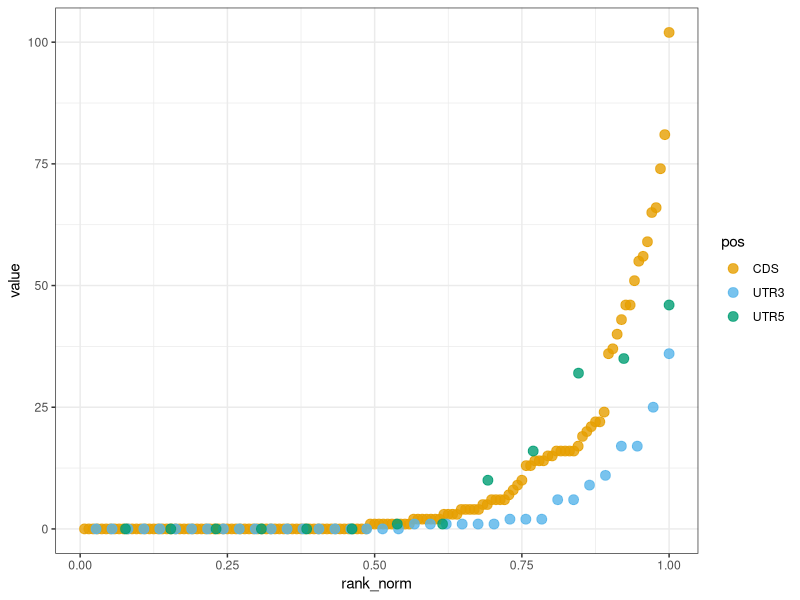
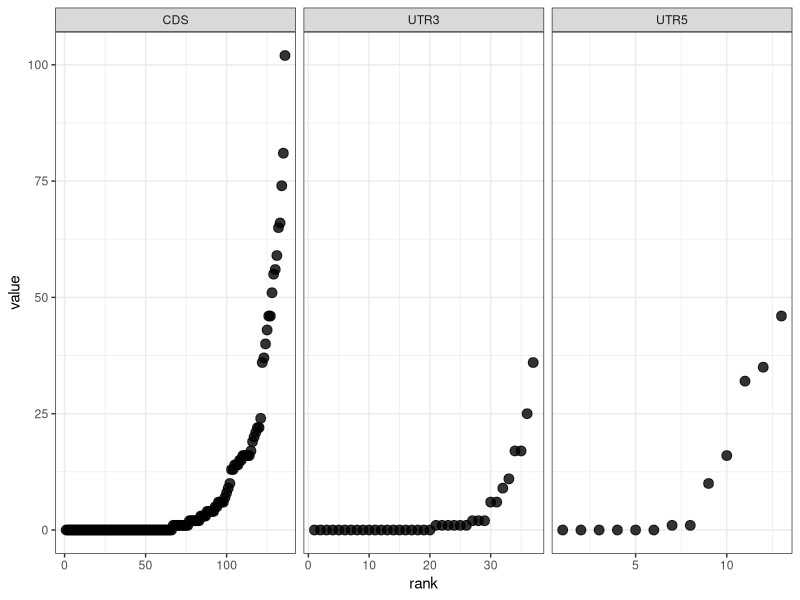
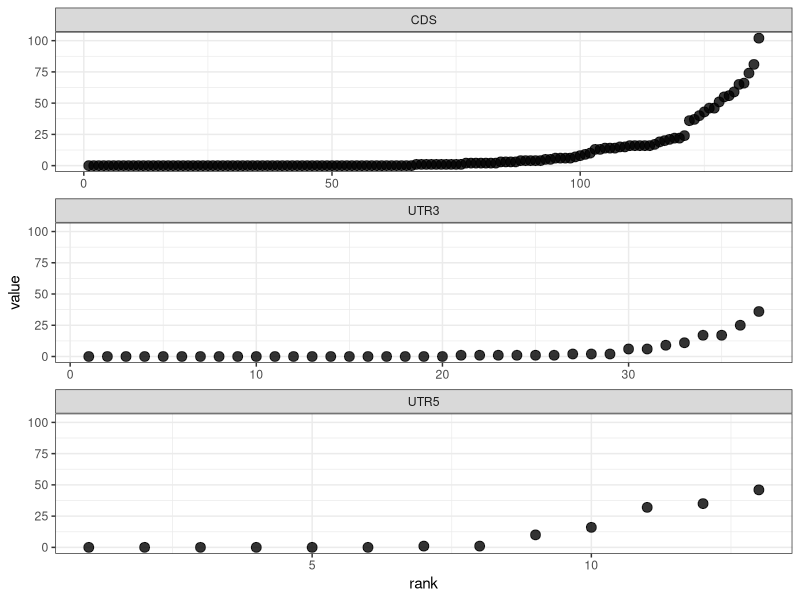
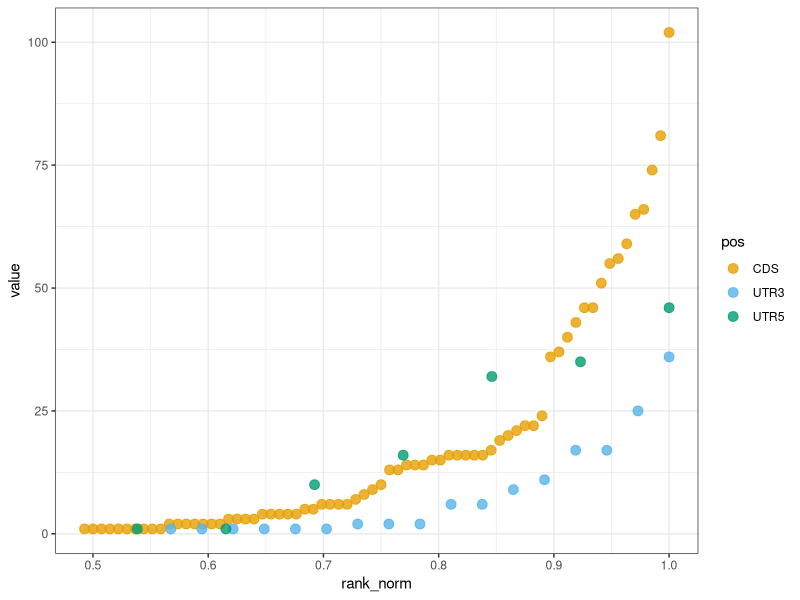
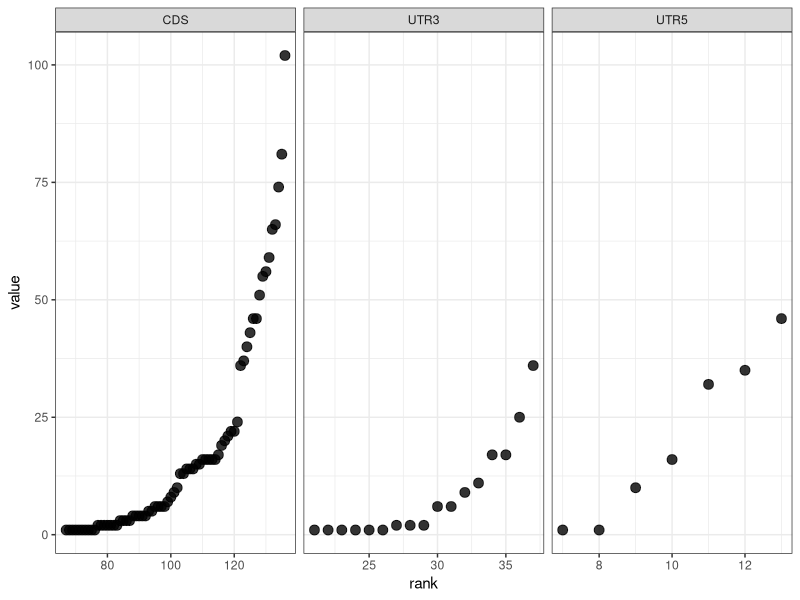
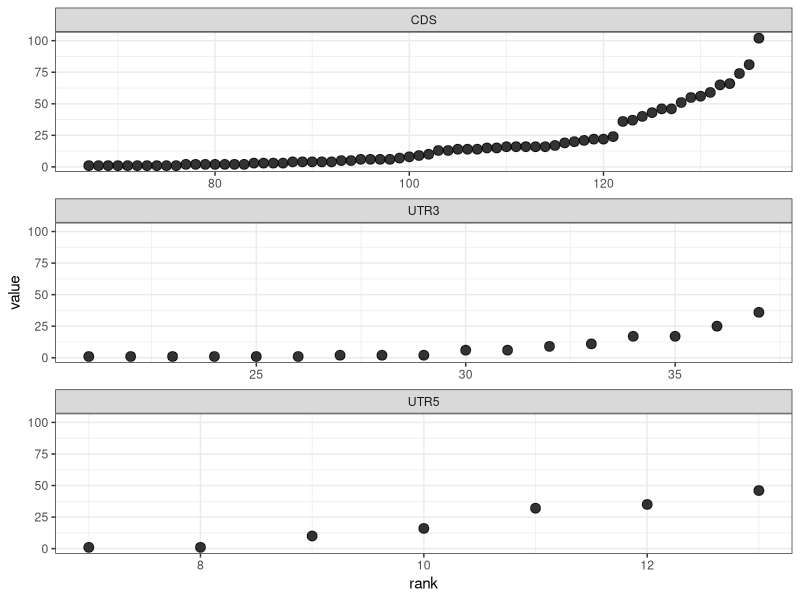

Source code (R) for these figures, in order:
################################
##
## plot number of binders per construct type (3', CDS, 5')
## this goes to one of the pannels of figure 1
##
###############################
library(ggplot2)
library(reshape)

WD <- "/fsimb/groups/imb-buttergr/=EVOREG/rnalib"
setwd(WD)

##
## read heatmap matrix with constructs and binders
##
# read heatmap of binders and constructs
h <- read.csv("./analysis/heatmap_1+1_threshold.csv")
h <- h[-1:-4, ] # remove controls
h <- do.call(rbind, apply(h, 1, function(x) do.call(rbind, lapply(0:sum(grepl(";", x[1])), function(i) x)))) # duplicate protein groups
h <- as.matrix(h[, -1:-2])
mode(h) <- "double"
#h <- h[, apply(h, 2, function(x) any(x > 0))] # remove constructs with no binders

##
## plot number of binders per construct type (3', CDS, 5')
## 
# sum binders per construct and add position
df <- melt(apply(h, 2, function(x) sum(x > 0)))
consts.dict  <- read.csv("./constructs/constructs.csv")
df$pos <- consts.dict$pos[match(rownames(df), consts.dict$name)]  # some are duplicated

# add rank within pos
df <- do.call(rbind, lapply(split(df, df$pos), function(x) {
  x$rank <- rank(x$value, ties="first")
  x$rank_norm <- x$rank / max(x$rank)   # normalize rank between 0..1
  x
}))

pdf("./analysis/plot_binders.pdf", width=10, height=10)

lapply(list(all=df, with_binders=subset(df, value > 0)), function(df) {
  print(
    ggplot(df, aes(x=rank_norm, y=value, color=pos)) +
      geom_point(size=3, alpha=.8) +
      scale_color_manual(values=c("#E69F00", "#56B4E9", "#009E73")) +
      theme_bw()
  )

#  print(
#    ggplot(df, aes(x=value, fill=pos)) +
#      geom_density(alpha=.8) +
#      scale_fill_manual(values=c("#E69F00", "#56B4E9", "#009E73")) +
#      theme_bw()
#  )

  print(
    ggplot(df, aes(x=rank, y=value)) +
      geom_point(size=3, alpha=.8) +
      theme_bw() +
      facet_wrap(~pos, scales="free_x", ncol=3)
  )

  print(
    ggplot(df, aes(x=rank, y=value)) +
      geom_point(size=3, alpha=.8) +
      theme_bw() +
      facet_wrap(~pos, scales="free_x", nrow=3)
  )

  invisible(0)
})

dev.off()
